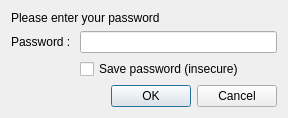
<?xml version="1.0" encoding="UTF-8"?>
<ui version="4.0">
 <class>PasswordDialog</class>
 <widget class="QDialog" name="PasswordDialog">
  <property name="geometry">
   <rect>
    <x>0</x>
    <y>0</y>
    <width>288</width>
    <height>115</height>
   </rect>
  </property>
  <property name="windowTitle">
   <string>Enter Password</string>
  </property>
  <layout class="QGridLayout" name="gridLayout">
   <item row="3" column="0" colspan="2">
    <widget class="QDialogButtonBox" name="buttonBox">
     <property name="orientation">
      <enum>Qt::Horizontal</enum>
     </property>
     <property name="standardButtons">
      <set>QDialogButtonBox::Cancel|QDialogButtonBox::Ok</set>
     </property>
    </widget>
   </item>
   <item row="0" column="0" colspan="2">
    <widget class="QLabel" name="promptLine">
     <property name="text">
      <string>Please enter your password</string>
     </property>
    </widget>
   </item>
   <item row="1" column="0">
    <widget class="QLabel" name="label_2">
     <property name="text">
      <string>Password : </string>
     </property>
    </widget>
   </item>
   <item row="1" column="1">
    <widget class="QLineEdit" name="password">
     <property name="echoMode">
      <enum>QLineEdit::Password</enum>
     </property>
    </widget>
   </item>
   <item row="2" column="1">
    <widget class="QCheckBox" name="checkBox">
     <property name="text">
      <string>Save password (insecure)</string>
     </property>
    </widget>
   </item>
  </layout>
 </widget>
 <resources/>
 <connections>
  <connection>
   <sender>buttonBox</sender>
   <signal>accepted()</signal>
   <receiver>PasswordDialog</receiver>
   <slot>accept()</slot>
   <hints>
    <hint type="sourcelabel">
     <x>248</x>
     <y>254</y>
    </hint>
    <hint type="destinationlabel">
     <x>157</x>
     <y>274</y>
    </hint>
   </hints>
  </connection>
  <connection>
   <sender>buttonBox</sender>
   <signal>rejected()</signal>
   <receiver>PasswordDialog</receiver>
   <slot>reject()</slot>
   <hints>
    <hint type="sourcelabel">
     <x>316</x>
     <y>260</y>
    </hint>
    <hint type="destinationlabel">
     <x>286</x>
     <y>274</y>
    </hint>
   </hints>
  </connection>
 </connections>
</ui>
